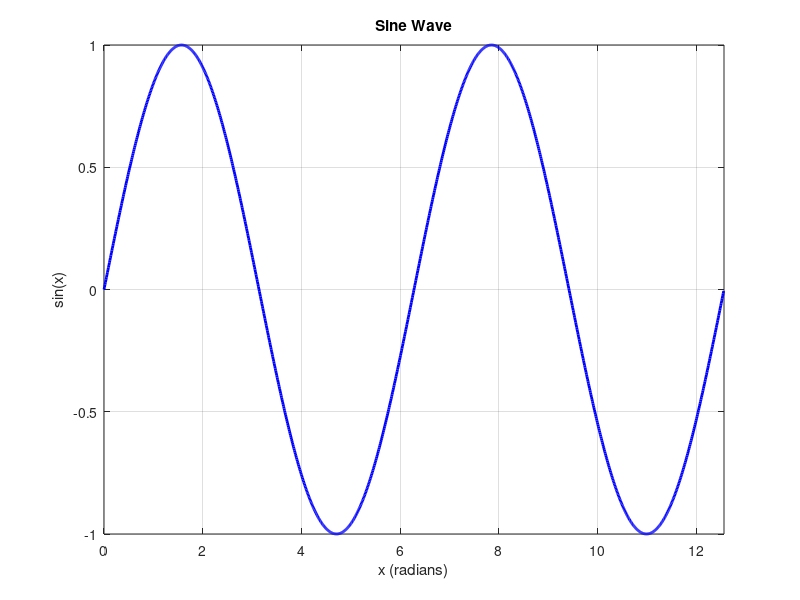

This chart was generated by the following MATLAB code:
% MATLAB script to plot a sine wave
% Generate x values from 0 to 4π with small increments
x = 0:0.01:4*pi;

% Calculate y values as sine of x
y = sin(x);

% Create the plot
figure;
plot(x, y, 'b-', 'LineWidth', 2);

% Add title and labels
title('Sine Wave');
xlabel('x (radians)');
ylabel('sin(x)');

% Add grid for better visualization
grid on;

% Set axis limits for better view
xlim([0 4*pi]);

% Display the plot
disp('Sine wave plot created successfully!');
